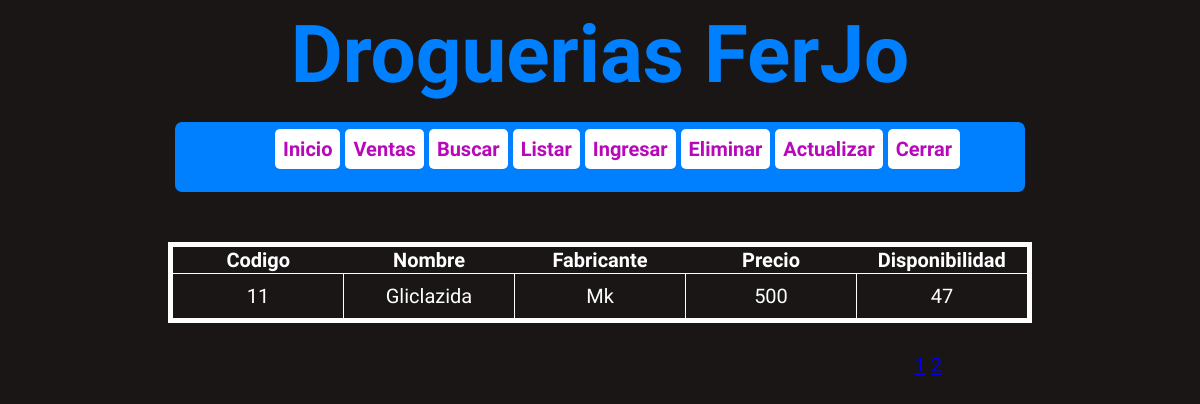
The page /listar.php?pagina=2 (signed in) on the database as committed earlier.
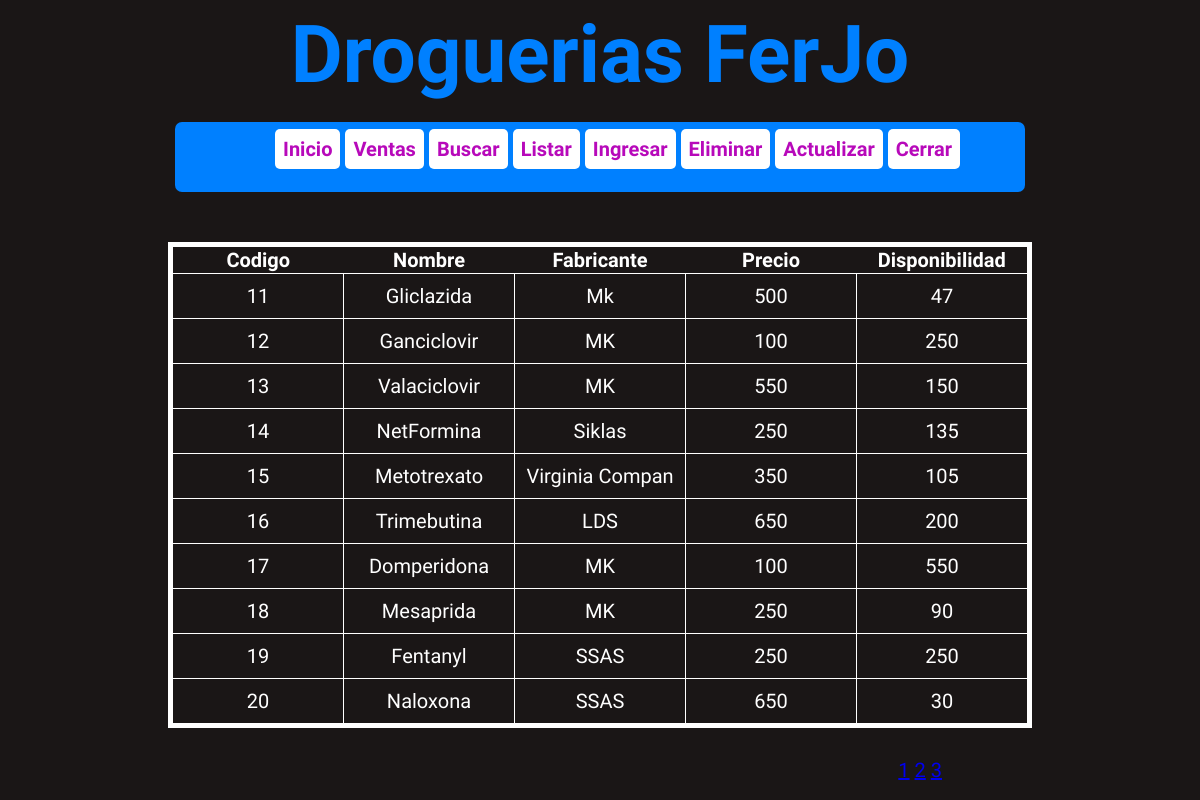
The same page on the database as committed later.
### tables this page shows
CREATE TABLE `drogas` (
  `Codigo` int(15) NOT NULL,
  `Nombre` varchar(15) NOT NULL,
  `Fabricante` varchar(15) NOT NULL,
  `Presentacion` varchar(15) NOT NULL,
  `Tipo` varchar(15) NOT NULL,
  `Fecha_Vencimiento` date NOT NULL,
  `Precio` int(20) NOT NULL,
  `Disponibilidad` int(10) NOT NULL,
  `Cod_Proveedor` int(15) NOT NULL,
  `Formula` varchar(2) DEFAULT NULL
);

### listar.php (the view, shortened to what this page needs)
<!DOCTYPE html>
<html>
<head>
	<link rel="stylesheet" type="text/css" href="stylesheet.css">
</head>
<body>
<div id='Contenido'>
	<header>
		<hgroup>
		<h1><a href="index.php">Droguerias FerJo</a></h1>
		</hgroup>
		<div id='Menu'>
			<nav>
				<ul>
					<?php
					echo "<li><a href='index.php'>Inicio</a></li>";
					echo "<li><a href='ventas.php'>Ventas</a></li>";
					echo "<li><a href='buscar.php'>Buscar</a></li>";
					echo "<li><a href='listar.php'>Listar</a></li>";
					if($_SESSION["usuario_valido"] == 1){
						echo "<li><a href='insertar.php'>Ingresar</a></li>";
						echo "<li><a href='eliminar.php'>Eliminar</a></li>";
						echo "<li><a href='actualizar.php'>Actualizar</a></li>";
					}
					echo "<li><a href='cerrar.php'>Cerrar</a></li>";
					?>
				</ul>
			</nav>
		</div>
		<div>
		<?php
			require("conexion.php");
			$consulta = "SELECT Codigo, Nombre, Fabricante, Precio, Disponibilidad FROM drogas";
			$result = mysqli_query($conexion, $consulta);
			$tamano_paginas = 10;
			if(isset($_GET["pagina"])){
				$pagina = $_GET["pagina"];
			}else{
				$pagina = 1;
			}
			$numfilas = mysqli_num_rows($result);
			$totalpag = ceil($numfilas/$tamano_paginas);
			$desde = ($pagina -1)*$tamano_paginas;
			$consulta_limite ="SELECT Codigo, Nombre, Fabricante, Precio, Disponibilidad FROM drogas LIMIT $desde, $tamano_paginas";
			$result = mysqli_query($conexion, $consulta_limite);
			if(!empty($result)){
				echo "<table>";
				echo "<thead>";
				echo "<tr>";
				echo "<th>Codigo</th>";
				echo "<th>Nombre</th>";
				echo "<th>Fabricante</th>";
				echo "<th>Precio</th>";
				echo "<th>Disponibilidad</th>";
				echo "</thead>";
				echo "<tbody>";
				while($fila = mysqli_fetch_row($result)){
					echo "<tr><td>";
					echo "$fila[0] </td><td>";
					echo " $fila[1] </td><td>";
					echo "$fila[2] </td><td>";
					echo "$fila[3] </td><td>";
					echo "$fila[4]</td></td></tr>";
				}
				echo "</tbody>";
				echo "</table>";
			}else{
				echo "<h1 id = 'Error'>No hay drogas en el inventario</h1>";
			}
		?>
		</div>
		<div id='Paginacion'>
		<?php
			for($i = 1; $i <= $totalpag; $i++){
				echo "<a href='?pagina=" . $i . "'>" . $i . "</a>  ";
			}
		?>
		</div>
	</header>
</div>
</body>
</html>

### stylesheet.css (style rules this page uses)
body { background-color: #1A1616; font-family: 'Gloria Hallelujah', cursive; font-size: 20px; color: #FFF; }
header hgroup h1 { font-size: 80px; color: #0080FF; margin: 0 auto; font-family: 'Ranga', cursive; }
header hgroup h1 a { text-decoration: none; color: #0080FF; }
#Contenido { text-align: center; }
#Menu { margin: 0 auto; background-color: #0080FF; border-radius: 7px; width: 850px; height: 70px; }
nav ul { list-style-type: none; }
nav ul li { display: inline-block; margin-top: 7px; margin-right: 5px; cursor: pointer; border-radius: 5px; background-color: white; padding: 8px; font-weight: bold; transition: all 0.5s linear; -webkit-transition: all 0.5s linear; -o-transition: all 0.5s linear; -moz-transition: all 0.5s linea }
nav ul li a { text-decoration: none; color: #b709ba; }
table { margin: 0 auto; margin-top: 50px; border: 5px solid white; border-collapse: collapse; text-align: center; }
table td { border-radius: 7px; border: 1px solid white; padding: 10px; width: 150px; }
#Paginacion { margin-top: 30px; margin-right: 250px; text-align: right; }

Rows that differ between the two databases and show on the page:
added drogas: Codigo "12", Nombre "Ganciclovir", Fabricante "MK", Precio "100", Disponibilidad "250"
added drogas: Codigo "13", Nombre "Valaciclovir", Fabricante "MK", Precio "550", Disponibilidad "150"
added drogas: Codigo "14", Nombre "NetFormina", Fabricante "Siklas", Precio "250", Disponibilidad "135"
added drogas: Codigo "15", Nombre "Metotrexato", Fabricante "Virginia Compan", Precio "350", Disponibilidad "105"
added drogas: Codigo "16", Nombre "Trimebutina", Fabricante "LDS", Precio "650", Disponibilidad "200"
added drogas: Codigo "17", Nombre "Domperidona", Fabricante "MK", Precio "100", Disponibilidad "550"
added drogas: Codigo "18", Nombre "Mesaprida", Fabricante "MK", Precio "250", Disponibilidad "90"
added drogas: Codigo "19", Nombre "Fentanyl", Fabricante "SSAS", Precio "250", Disponibilidad "250"
added drogas: Codigo "20", Nombre "Naloxona", Fabricante "SSAS", Precio "650", Disponibilidad "30"
